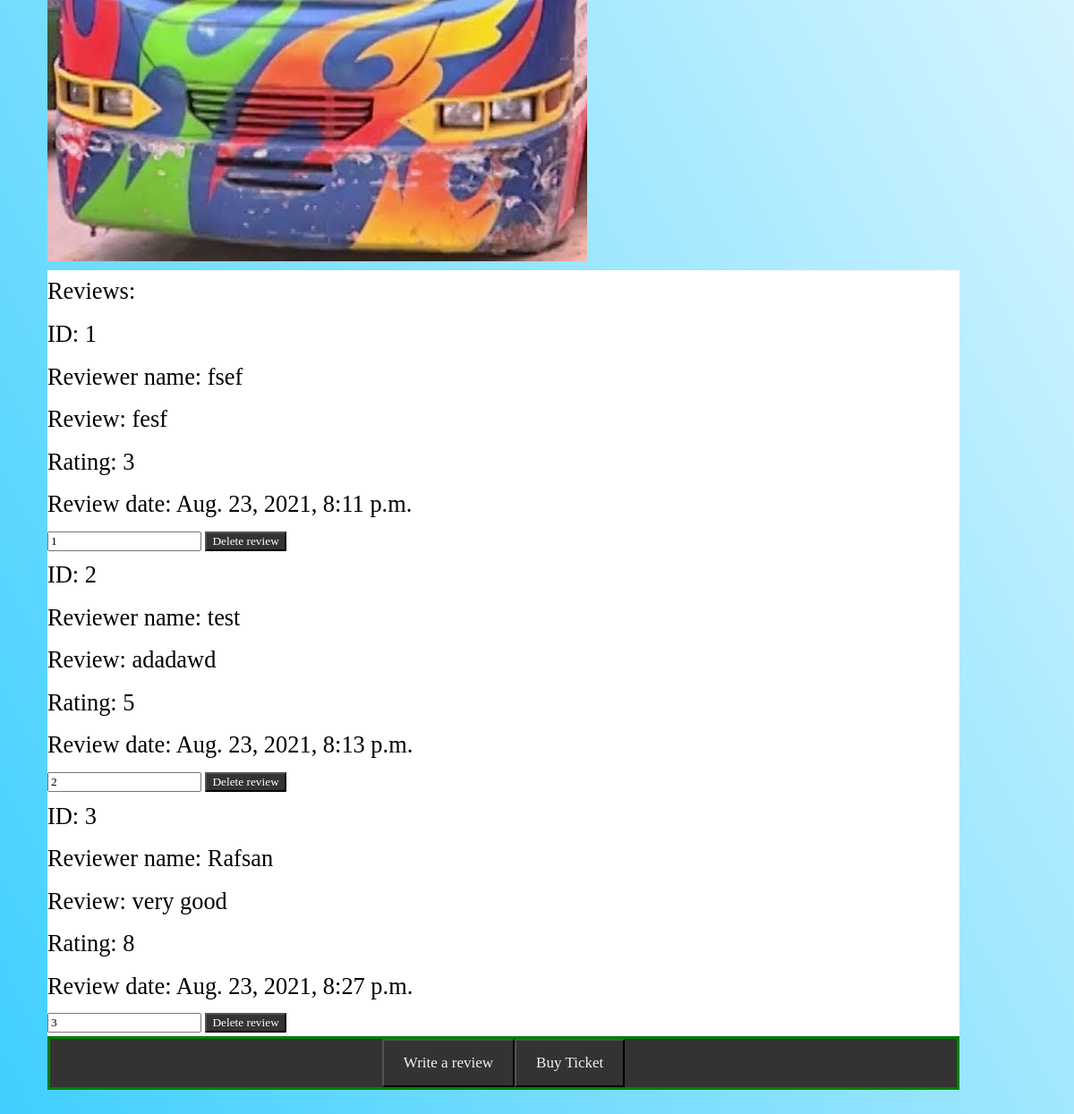
Before: /main/bolaka/ (signed in, lower part) with the older database file.
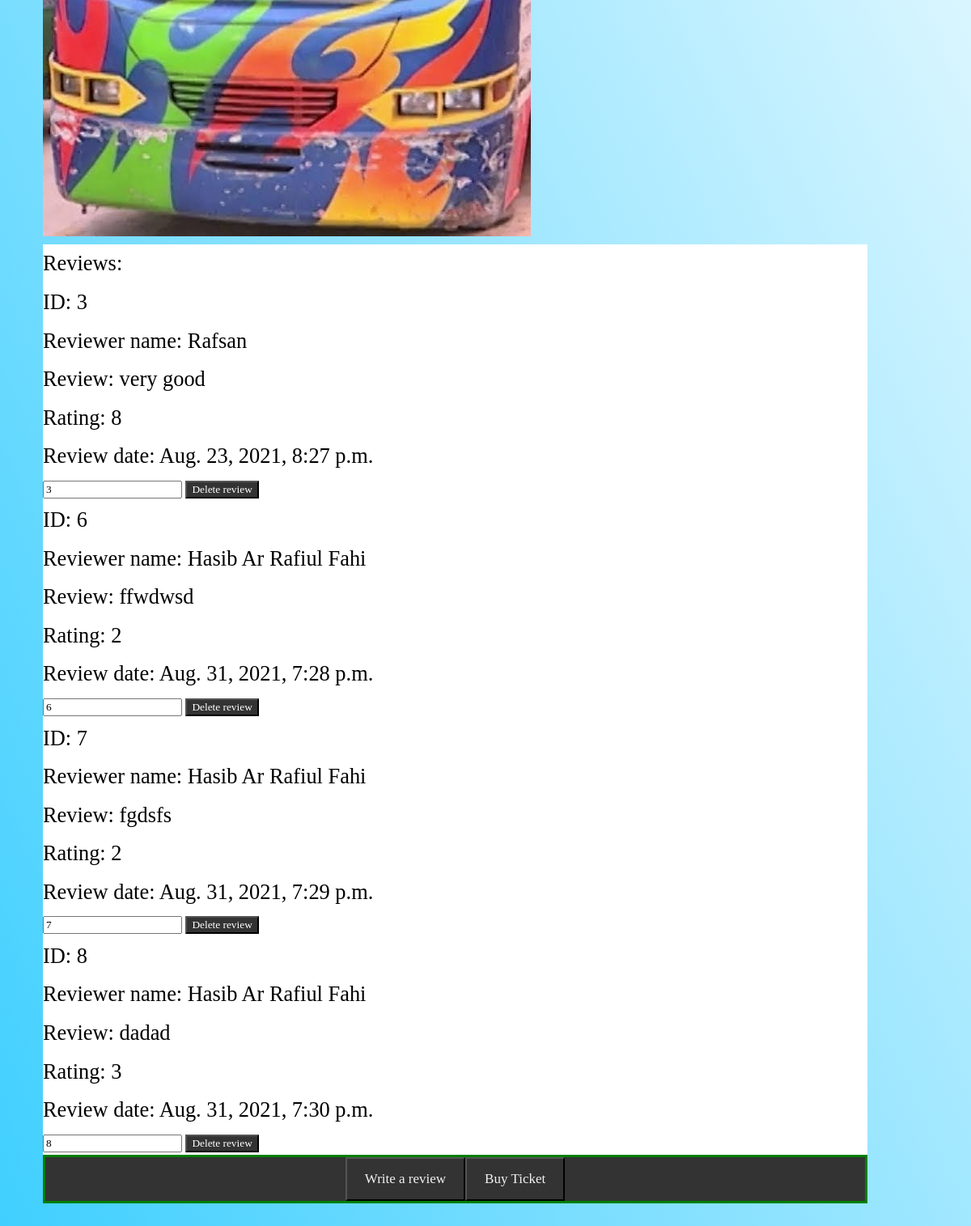
After: the same page with the newer database file.
### main/models.py (models this page shows)
class balaka(models.Model):
    name = models.CharField(max_length=20)
    date = models.DateTimeField(auto_now_add=True)
    text = models.TextField(max_length=3000, blank=True)
    rate = models.PositiveSmallIntegerField(choices=RATE_CHOICES, null=True)
    likes = models.PositiveIntegerField(default=0)
    unlikes = models.PositiveIntegerField(default=0)
    user = models.ForeignKey(User, default=None, on_delete=models.DO_NOTHING)

### main/views.py (the view)
@login_required(login_url="/account/login/")
def bolaka(request):
    Balaka = balaka.objects.all().order_by('date')
    return render(request, 'main/bolaka.html', {'Balaka': Balaka})

### main/templates/main/bolaka.html (shortened to what this page needs)
{% extends 'base_layout.html' %}
{% block content %}
	<section class="tm-section tm-section-1">
                <div class="tm-textbox tm-textbox-2 tm-bg-dark">
				  <img src="/static/balaka.png">
                    <br>
                    <div style="background-color:white;">
                        <h1>Reviews: </h1>
                        {% for Balaka in Balaka %}
                            <div>
                                <h2>ID: {{ Balaka.id }}</h2>
                                <h2>Reviewer name: {{ Balaka.name }}</h2>
                                <h2>Review: {{ Balaka.text }}</h2>
                                <h2>Rating: {{Balaka.rate }}</h2>
                                <h2>Review date: {{ Balaka.date }}</h2>
                                <input type="text" name="balaka-delete" value="{{ Balaka.id }}">
                                <button type="submit"><a href="{% url 'articles:deletebalaka' %}">Delete review</a></button>
                                <br>
                            </div>
                        {% endfor %}
                    </div>
				  <div class="topnav">
                      <div class="centerb">
                            <button type="submit"><a href="{% url 'articles:bolakareview' %}">Write a review</a></button>
                            <button type="submit"><a href="{% url 'articles:ticket_page' %}">Buy Ticket</a></button>
                        </div>
                  </div>
                </div>
              </section>
{% endblock %}

Changed rows visible on the page:
removed balaka: id "1", name "fsef", text "fesf", rate "3", date "Aug. 23, 2021, 8:11 p.m.", balaka-delete "1"
removed balaka: id "2", name "test", text "adadawd", rate "5", date "Aug. 23, 2021, 8:13 p.m.", balaka-delete "2"
added balaka: id "6", name "Hasib Ar Rafiul Fahi", text "ffwdwsd", rate "2", date "Aug. 31, 2021, 7:28 p.m.", balaka-delete "6"
added balaka: id "7", name "Hasib Ar Rafiul Fahi", text "fgdsfs", rate "2", date "Aug. 31, 2021, 7:29 p.m.", balaka-delete "7"
added balaka: id "8", name "Hasib Ar Rafiul Fahi", text "dadad", rate "3", date "Aug. 31, 2021, 7:30 p.m.", balaka-delete "8"
